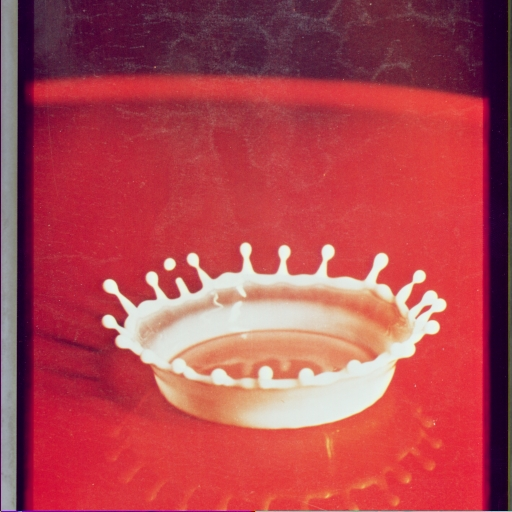
%> input picture milkdrop.jpg, 512 x 512 px
$ octave kadai5.m   (GNU Octave 9; MATLAB toolbox functions it lacks are replaced by stand-ins)
%> lines starting %> are read from the running program, lines starting %| are printed output that depends on the picture; in (x1, y1, x2, y2) boxes, pixels count from 0 and x2, y2 are one past the last pixel; in counts of white or black regions, pixels touching at a corner belong together; the program's own positions count from 1
% 課題５　判別分析法
% 判別分析法を用いて画像二値化せよ．
% 課題作成にあたっては「Lenna」以外の画像を用いよ．

ORG = imread('milkdrop.jpg'); % 原画像の入力
%> ORG is the input picture: size 512x512x3 uint8; mean R, G, B 176.3, 70.5, 79.9
ORG = rgb2gray(ORG); % カラー画像を白黒濃淡画像へ変換
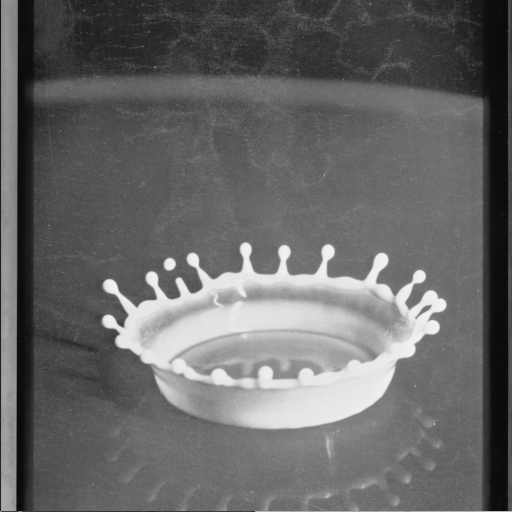
%> ORG: size 512x512 uint8; min 9, max 242, mean 103.2
imagesc(ORG); colormap(gray); colorbar; axis image;
pause;

imhist(ORG);  %ヒストグラムの表示
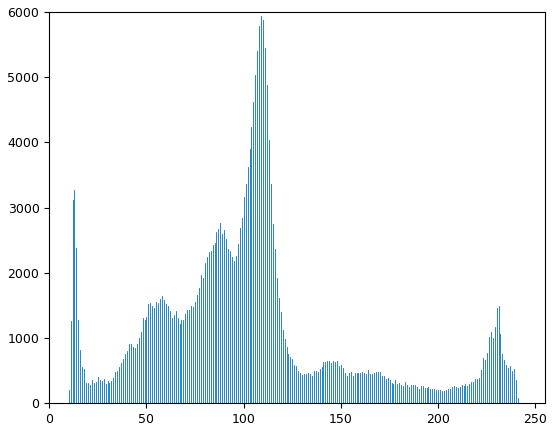
%> figure redrawn from the program's plot data; highest point at x = 109, y = 5944
pause;

H = imhist(ORG); %ヒストグラムのデータを列ベクトルHに格納
%> H = 256 values, max 5944 at index 110, min 0 at index 1, mean 1024
myu_T = mean(H);
%> myu_T = 1024
max_val = 0;
max_thres = 1;
for i=1:255
    C1 = H(1:i); %ヒストグラムを2つのクラスに分ける
    C2 = H(i+1:256);
    n1 = sum(C1); %画素数の算出
    n2 = sum(C2);
    myu1 = mean(C1); %平均値の算出
    myu2 = mean(C2);
    sigma1 = var(C1); %分散の算出
    sigma2 = var(C2);
    sigma_w = (n1*sigma1 + n2*sigma2) / (n1+n2); %クラス内分散の算出
    sigma_B = (n1*(myu1-myu_T)^2 + n2*(myu2-myu_T)^2) / (n1+n2); %クラス間分散の算出
    if max_val < sigma_B / sigma_w
        max_val = sigma_B / sigma_w;
        max_thres = i;
    end;
end;
%> this loop made 255 passes
%> (C1, n1, n2, myu1, myu2, sigma1, sigma2, sigma_w) on passes 1 to 6: (0, 0, 262144, 0, 1028, 0, 1371118.9, 1371118.9), ([0; 0], 0, 262144, 0, 1032.1, 0, 1372344.8, 1372344.8), ([0; 0; 0], 0, 262144, 0, 1036.1, 0, 1373547.1, 1373547.1), ([0; 0; 0; 0], 0, 262144, 0, 1040.3, 0, 1374725.1, 1374725.1), ([0; 0; 0; 0; 0], 0, 262144, 0, 1044.4, 0, 1375878.3, 1375878.3), ([0; 0; 0; 0; 0; 0], 0, 262144, 0, 1048.6, 0, 1377005.8, 1377005.8)
%> (n1, n2, myu1, myu2, sigma1, sigma2, sigma_w, sigma_B) on passes 23 to 28: (14663, 247481, 637.5, 1062.2, 985184.1, 1395984.1, 1373006.1, 9728.8), (14967, 247177, 623.6, 1065.4, 946984.9, 1399528.4, 1373690.6, 10769.8), (15297, 246847, 611.9, 1068.6, 910975.8, 1403251.6, 1374525.6, 11784.1), (15696, 246448, 603.7, 1071.5, 876279.7, 1407412.9, 1375611, 12699.8), (16059, 246085, 594.8, 1074.6, 844722.3, 1411374.4, 1376661.2, 13690.3), (16396, 245748, 585.6, 1077.8, 815809.5, 1415184.7, 1377696.3, 14740.2)
%> after the loop, max_thres = 120; max_val = 0.284

IMG = ORG > max_thres;
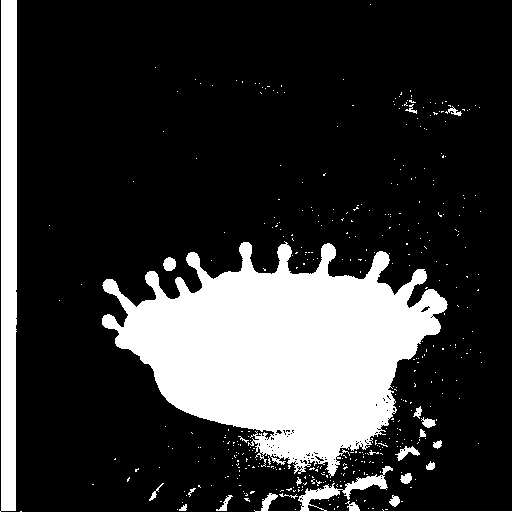
%> IMG: size 512x512 logical; 21.5% white; 417 white regions (395 under 20 px), largest, box (x1, y1, x2, y2) and area: (102, 241, 448, 478) 44987, (0, 0, 17, 512) 7990, (254, 466, 512, 512) 1463
imagesc(IMG); colormap(gray); colorbar; axis image;
pause;
